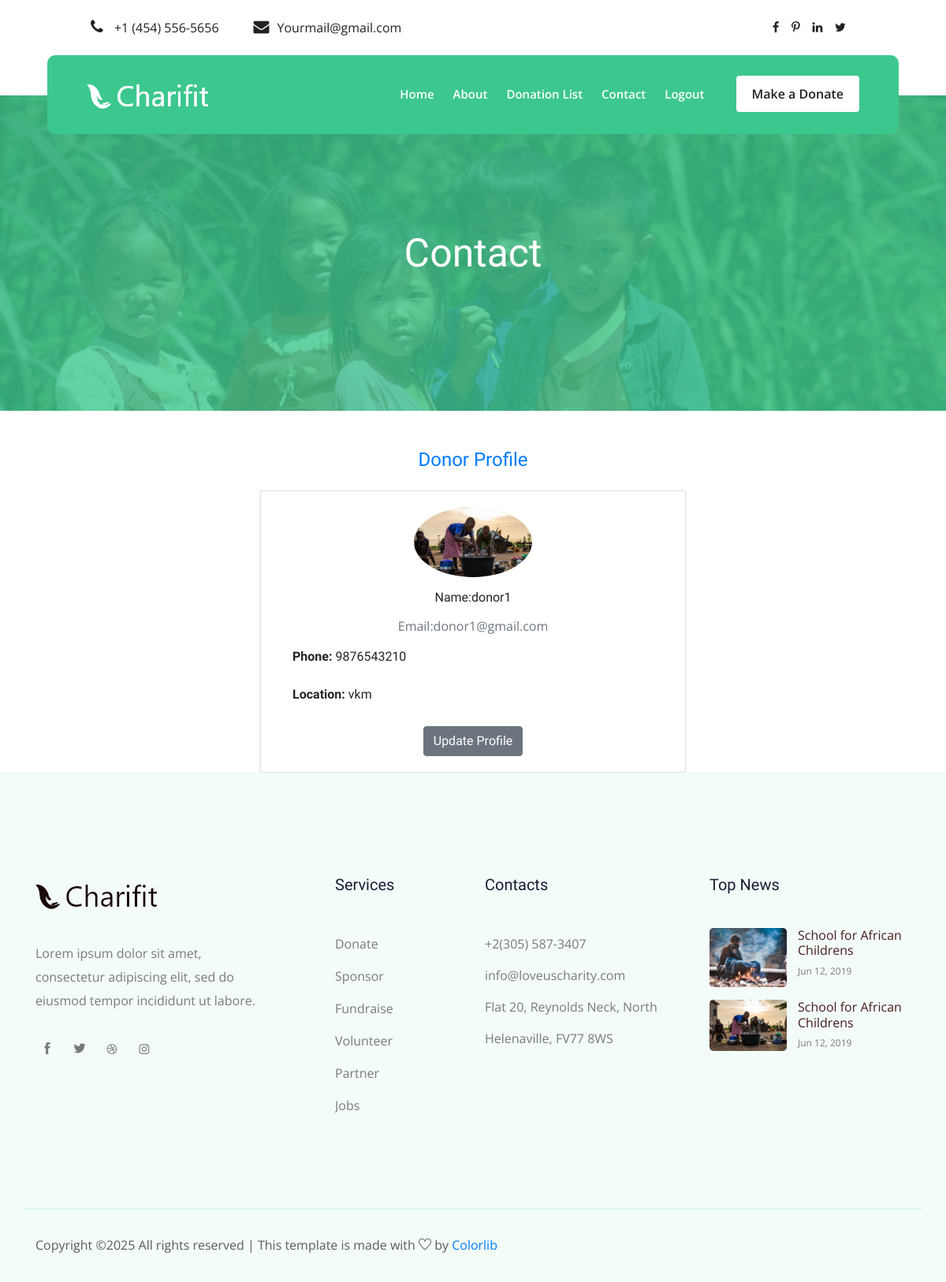
Page /donorprofile/ (signed in) on the earlier database version.
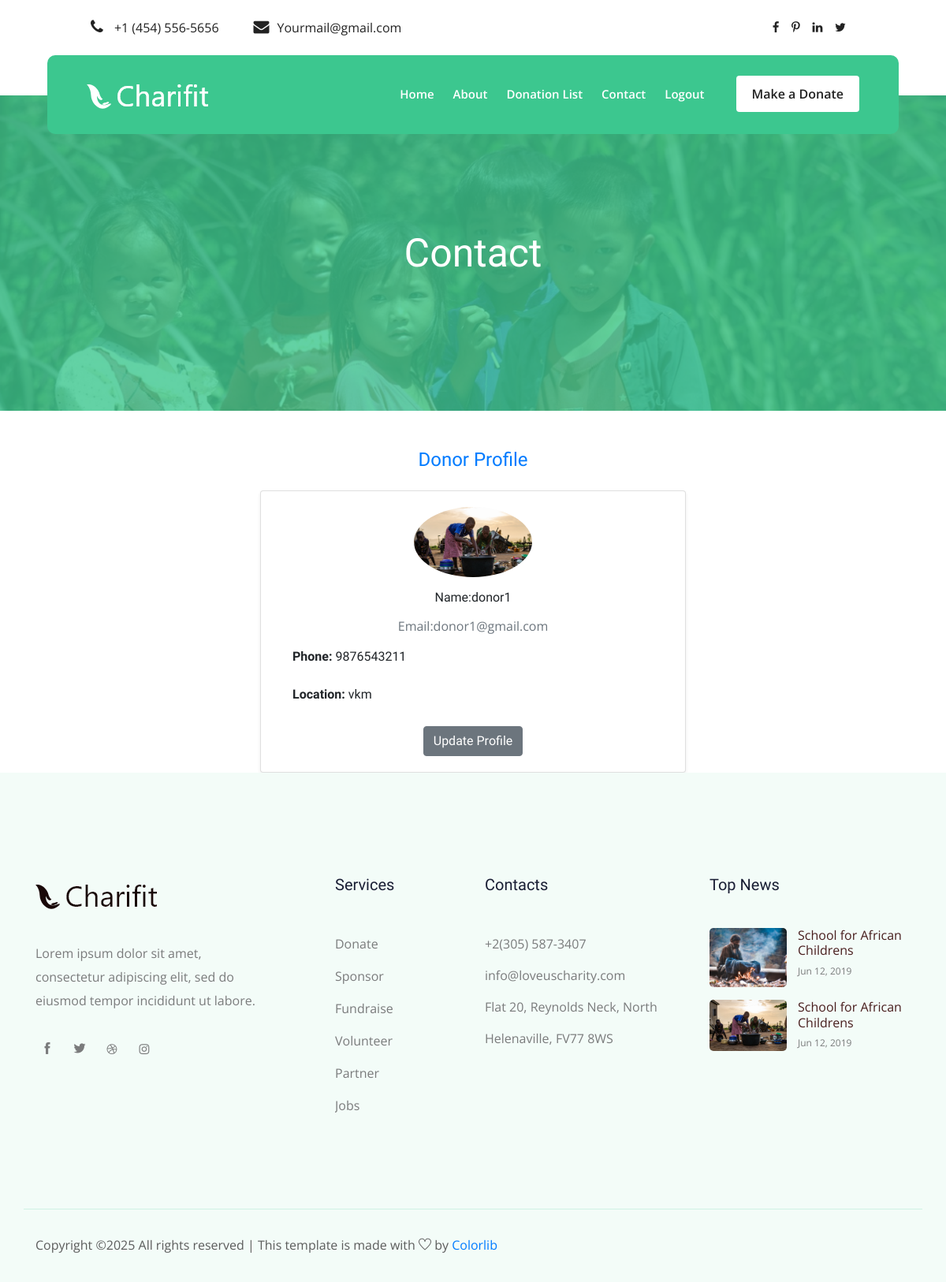
Same page on the later database version.
### app/models.py (models this page shows, shortened)
class DonorRegister(models.Model):
    email = models.EmailField(unique=True)
    name = models.TextField()
    phone = models.IntegerField()
    password = models.TextField()
    location= models.TextField()
    confirm_password=models.TextField()

### app/views.py (the view)
# urls.py: path('donorprofile/', views.donorprofile, name='donorprofile'),
def donorprofile(request):
    donor_email = request.session.get('donor')
    if donor_email:
        donor = DonorRegister.objects.get(email=donor_email)
        return render(request, 'donor/donorprofile.html', {'donor': donor})
    else:
        messages.error(request, "Please login to view your profile.")
        return redirect('login')

### templates/donor/donorprofile.html (shortened to what the changed rows need)
<!DOCTYPE html>
<html lang="en">
<head>
  {% load static %}
    <link href="https://cdn.jsdelivr.net/npm/bootstrap@5.3.3/dist/css/bootstrap.min.css" rel="stylesheet">
    <link rel="stylesheet" href="{% static 'css/bootstrap.min.css' %}">
    <link rel="stylesheet" href="{% static 'css/owl.carousel.min.css' %}">
    <link rel="stylesheet" href="{% static 'css/magnific-popup.css' %}">
    <link rel="stylesheet" href="{% static 'css/font-awesome.min.css' %}">
    <link rel="stylesheet" href="{% static 'css/themify-icons.css' %}">
    <link rel="stylesheet" href="{% static 'css/nice-select.css' %}">
    <link rel="stylesheet" href="{% static 'css/flaticon.css' %}">
    <link rel="stylesheet" href="{% static 'css/gijgo.css' %}">
    <link rel="stylesheet" href="{% static 'css/animate.css' %}">
    <link rel="stylesheet" href="{% static 'css/slicknav.css' %}">
    <link rel="stylesheet" href="{% static 'css/style.css' %}">
</head>
<body>
   <section class="container mt-5">
       <div class="row justify-content-center">
           <div class="col-lg-6">
               <div class="card shadow-sm">
                   <div class="card-body">
                       <img src="{% static 'img/causes/1.png' %}" class="img-fluid rounded-circle d-block mx-auto mb-3" width="150" alt="Profile">
                       <h5 class="card-title text-center">Name:{{ donor.name }}</h5>
                       <p class="text-muted text-center">Email:{{ donor.email }}</p>
                       <ul class="list-group list-group-flush">
                           <li class="list-group-item"><strong>Phone:</strong> {{ donor.phone }}</li>
                           <li class="list-group-item"><strong>Location:</strong> {{ donor.location }}</li>
                       </ul>
                       <div class="text-center mt-3">
                           <a href="../updatedonorprofile" class="btn btn-secondary">Update Profile</a>
                       </div>
                   </div>
               </div>
           </div>
       </div>
   </section>
</body>
</html>

Differences in the rows shown:
changed DonorRegister "donor1": phone "9876543210" → "9876543211"
